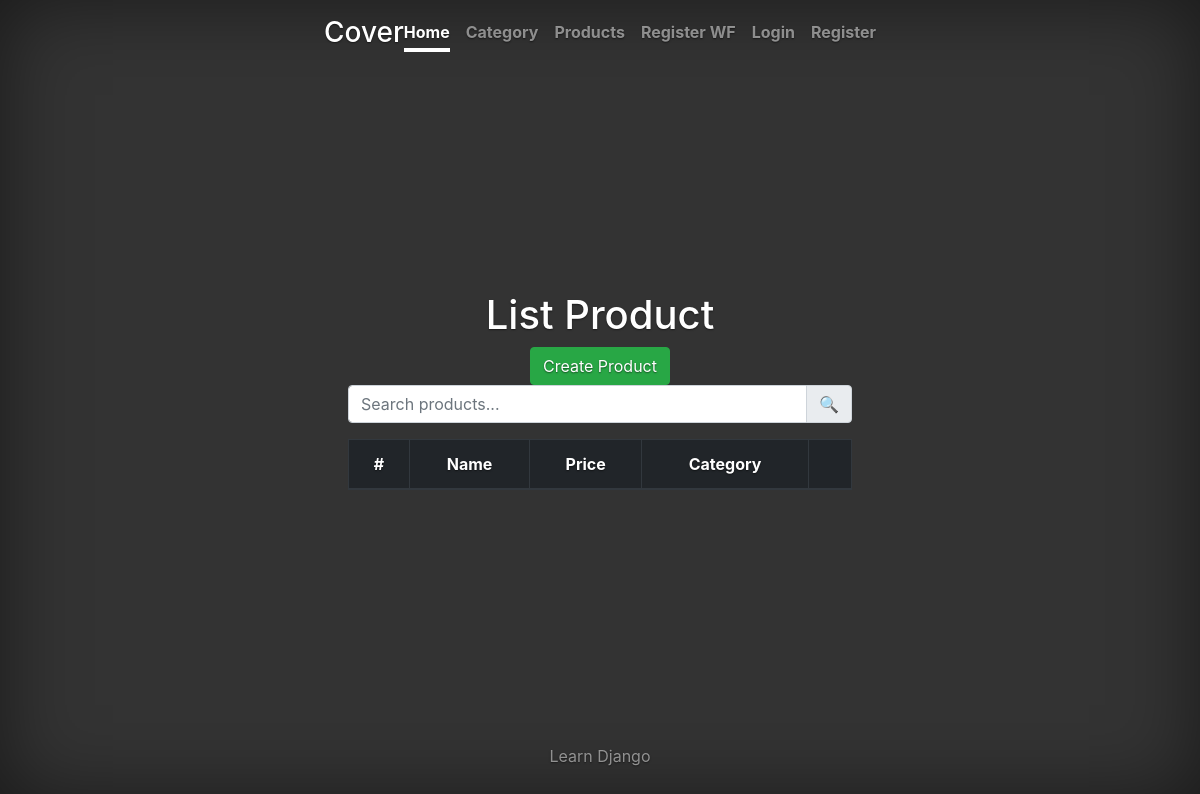
Before: /store/list_products with the older database file.
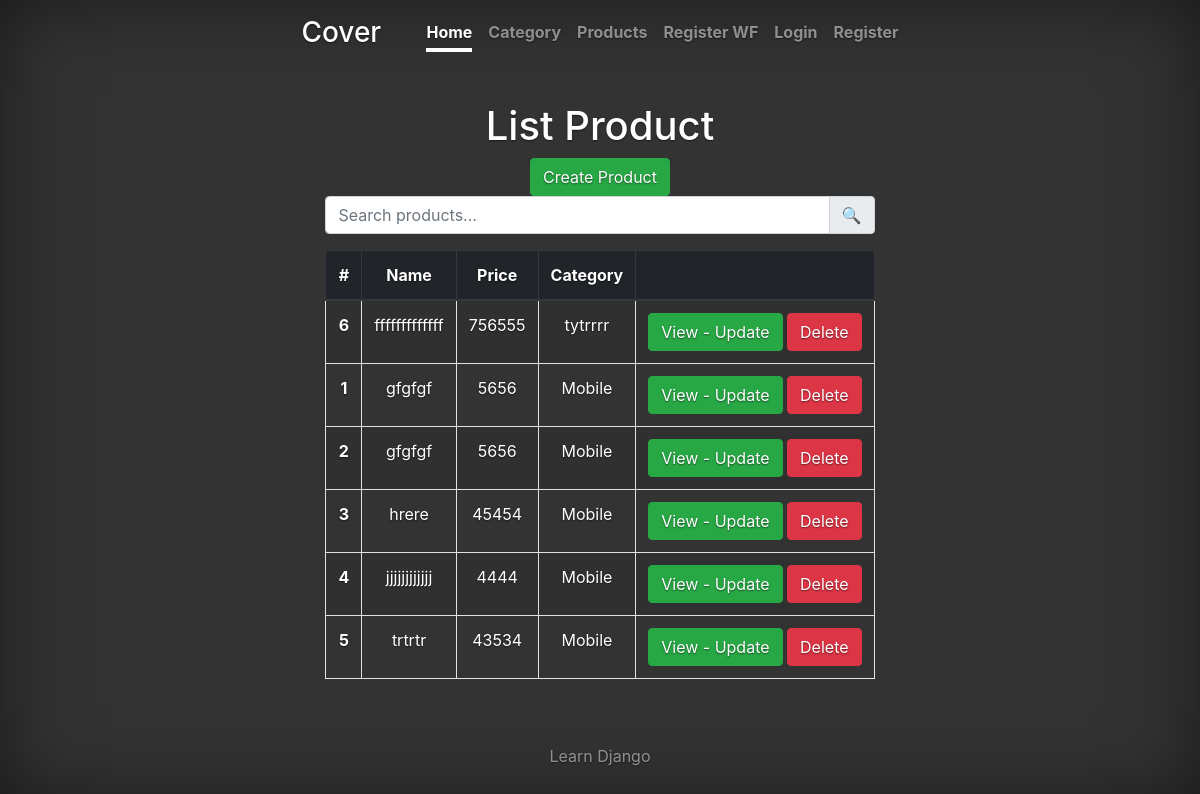
After: the same page with the newer database file.
### store/models.py (models this page shows, shortened)
class Product(models.Model):
    name = models.CharField(max_length=100)
    price = models.PositiveIntegerField(default=0)
    picture = models.ImageField(upload_to='products/', null=True, blank=True, validators=[max_upload_with_ext])
    category = models.ForeignKey(Category, on_delete=models.CASCADE)
    class Meta:
        permissions = [('increase_price', 'Product can increase price')]
        verbose_name_plural = "products"
        verbose_name = "Product"
        db_table = 'product'
        ordering = ["name"]

class Category(models.Model):
    name = models.CharField(max_length=100)
    key = models.CharField(unique=True, max_length=100)
    class Meta:
        verbose_name_plural = "Categories"
        ordering = ["name"]
        verbose_name = "Category"
        db_table = 'category'

### store/views.py (the view)
# urls.py: path('list_products', product_list_view, name='list_products'),
def product_list_view(request):
    search = request.GET.get('search_input')
    if search:
        products = Product.objects.filter(name__contains=search)
    else:
        products = Product.objects.all()
    return render(request, 'product_list_view.html', {'products': products})

### templates/product_list_view.html (shortened to what this page needs)
{% extends 'base_layout.html' %}
{% block main %}
    <h1>List Product</h1>
    <a class="btn btn-success" href="{% url 'create_product' %}">
        Create Product
    </a>
    <form action="{% url 'list_products' %}" method="GET">
        <div class="input-group mb-3">
            <input type="text" class="form-control" name="search_input" placeholder="Search products..."
                   aria-label="Search products">
            <div class="input-group-append">
                <button type="submit" class="input-group-text">
                    🔍
                </button>
            </div>
        </div>
    </form>
    <table class="table table-striped table-hover table-bordered">
        <thead class="thead-dark">
        <tr>
            <th scope="col">#</th>
            <th scope="col">Name</th>
            <th scope="col">Price</th>
            <th scope="col">Category</th>
            <th scope="col"></th>
        </tr>
        </thead>
        <tbody>
        {% for c in products %}
            <tr>
                <th scope="row">{{ c.id }}</th>
                <td>{{ c.name }}</td>
                <td>{{ c.price }}</td>
                <td>{{ c.category.name }}</td>
                <td>
                    <a class="btn btn-success" href="{% url 'update_product' id=c.id %}">
                        View - Update
                    </a>
                    <a class="btn btn-danger" href="{% url 'delete_product' id=c.id %}">
                        Delete
                    </a>
                </td>
            </tr>
        {% endfor %}
        </tbody>
    </table>
{% endblock %}

### templates/base_layout.html (shortened to what this page needs)
<!doctype html>
<html lang="en">
<head>
    {% load static %}
    <link rel="stylesheet" href="{% static 'css/all.min.css' %}">
    <link href="{% static 'css/bootstrap.min.css' %}" rel="stylesheet">
    <link href="{% static 'css/cover.css' %}" rel="stylesheet">
</head>
<body class="text-center">
<div class="cover-container d-flex h-100 p-3 mx-auto flex-column">
    <header class="masthead mb-auto">
        <div class="inner">
            <h3 class="masthead-brand">Cover</h3>
            <nav class="nav nav-masthead justify-content-center">
                <a class="nav-link active" href="#">Home</a>
                <a class="nav-link" href="{% url 'list_category' %}">Category</a>
                <a class="nav-link" href="{% url 'list_products' %}">Products</a>
                <a class="nav-link" href="{% url 'show_register_wf' %}">Register WF</a>
                <a class="nav-link" href="{% url 'login' %}">Login</a>
                <a class="nav-link" href="{% url 'register' %}">Register</a>
            </nav>
        </div>
    </header>
    <main role="main" class="inner cover">
        {% block main %}
        {% endblock %}
    </main>
    <footer class="mastfoot mt-auto">
        <div class="inner">
            <p>Learn Django </p>
        </div>
    </footer>
</div>
</body>
</html>

### static/css/cover.css (style rules this page uses)
a, a:focus, a:hover { color: #fff; }
html, body { height: 100%; background-color: #333; }
body { display: -ms-flexbox; display: -webkit-box; display: flex; -ms-flex-pack: center; -webkit-box-pack: center; justify-content: center; color: #fff; text-shadow: 0 .05rem .1rem rgba(0, 0, 0, .5); box-shadow: inset 0 0 5rem rgba(0, 0, 0, .5); }
.cover-container { max-width: 42em; }
.masthead { margin-bottom: 2rem; }
.masthead-brand { margin-bottom: 0; }
.nav-masthead .nav-link { padding: .25rem 0; font-weight: 700; color: rgba(255, 255, 255, .5); background-color: transparent; border-bottom: .25rem solid transparent; }
.nav-masthead .nav-link + .nav-link { margin-left: 1rem; }
.nav-masthead .active { color: #fff; border-bottom-color: #fff; }
@media (min-width: 48em) { .masthead-brand { float: left; } }
@media (min-width: 48em) { .nav-masthead { float: right; } }
.cover { padding: 0 1.5rem; }
.mastfoot { color: rgba(255, 255, 255, .5); }

Changed rows visible on the page:
added Product: id "6", name "fffffffffffff", price "756555", category.name "tytrrrr"
added Product: id "1", name "gfgfgf", price "5656", category.name "Mobile"
added Product: id "2", name "gfgfgf", price "5656", category.name "Mobile"
added Product: id "3", name "hrere", price "45454", category.name "Mobile"
added Product: id "4", name "jjjjjjjjjjjj", price "4444", category.name "Mobile"
added Product: id "5", name "trtrtr", price "43534", category.name "Mobile"
